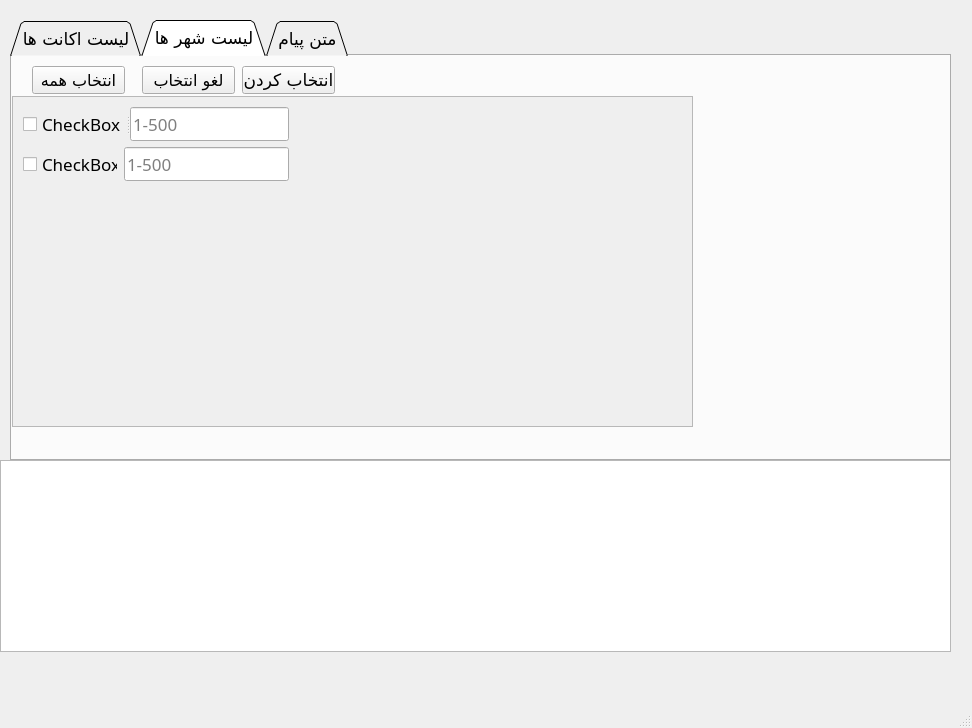
<?xml version="1.0" encoding="UTF-8"?>
<ui version="4.0">
 <class>MainWindow</class>
 <widget class="QMainWindow" name="MainWindow">
  <property name="geometry">
   <rect>
    <x>0</x>
    <y>0</y>
    <width>972</width>
    <height>728</height>
   </rect>
  </property>
  <property name="mouseTracking">
   <bool>false</bool>
  </property>
  <property name="tabletTracking">
   <bool>false</bool>
  </property>
  <property name="windowTitle">
   <string>MainWindow</string>
  </property>
  <widget class="QWidget" name="centralwidget">
   <widget class="QTabWidget" name="lists">
    <property name="geometry">
     <rect>
      <x>10</x>
      <y>20</y>
      <width>941</width>
      <height>441</height>
     </rect>
    </property>
    <property name="font">
     <font>
      <family>Sakkal Majalla</family>
      <pointsize>13</pointsize>
      <weight>50</weight>
      <bold>false</bold>
     </font>
    </property>
    <property name="mouseTracking">
     <bool>false</bool>
    </property>
    <property name="tabletTracking">
     <bool>false</bool>
    </property>
    <property name="acceptDrops">
     <bool>false</bool>
    </property>
    <property name="autoFillBackground">
     <bool>false</bool>
    </property>
    <property name="inputMethodHints">
     <set>Qt::ImhNone</set>
    </property>
    <property name="tabShape">
     <enum>QTabWidget::Triangular</enum>
    </property>
    <property name="currentIndex">
     <number>1</number>
    </property>
    <property name="documentMode">
     <bool>false</bool>
    </property>
    <property name="tabsClosable">
     <bool>false</bool>
    </property>
    <property name="tabBarAutoHide">
     <bool>false</bool>
    </property>
    <widget class="QWidget" name="tab">
     <attribute name="title">
      <string>لیست اکانت ها</string>
     </attribute>
     <widget class="QPushButton" name="pushButton_3">
      <property name="geometry">
       <rect>
        <x>20</x>
        <y>10</y>
        <width>93</width>
        <height>28</height>
       </rect>
      </property>
      <property name="font">
       <font>
        <pointsize>12</pointsize>
        <weight>50</weight>
        <italic>false</italic>
        <bold>false</bold>
        <underline>false</underline>
        <strikeout>false</strikeout>
        <stylestrategy>PreferAntialias</stylestrategy>
        <kerning>true</kerning>
       </font>
      </property>
      <property name="text">
       <string>انتخاب همه</string>
      </property>
      <property name="default">
       <bool>true</bool>
      </property>
     </widget>
     <widget class="QPushButton" name="pushButton_4">
      <property name="geometry">
       <rect>
        <x>130</x>
        <y>10</y>
        <width>93</width>
        <height>28</height>
       </rect>
      </property>
      <property name="font">
       <font>
        <pointsize>12</pointsize>
       </font>
      </property>
      <property name="text">
       <string>لغو انتخاب</string>
      </property>
      <property name="default">
       <bool>true</bool>
      </property>
     </widget>
     <widget class="QScrollArea" name="scrollArea">
      <property name="geometry">
       <rect>
        <x>10</x>
        <y>40</y>
        <width>561</width>
        <height>331</height>
       </rect>
      </property>
      <property name="verticalScrollBarPolicy">
       <enum>Qt::ScrollBarAlwaysOn</enum>
      </property>
      <property name="horizontalScrollBarPolicy">
       <enum>Qt::ScrollBarAsNeeded</enum>
      </property>
      <property name="widgetResizable">
       <bool>true</bool>
      </property>
      <property name="alignment">
       <set>Qt::AlignLeading|Qt::AlignLeft|Qt::AlignVCenter</set>
      </property>
      <widget class="QWidget" name="scrollAreaWidgetContents">
       <property name="geometry">
        <rect>
         <x>0</x>
         <y>0</y>
         <width>538</width>
         <height>329</height>
        </rect>
       </property>
       <widget class="QCheckBox" name="checkBox">
        <property name="geometry">
         <rect>
          <x>10</x>
          <y>10</y>
          <width>311</width>
          <height>20</height>
         </rect>
        </property>
        <property name="font">
         <font>
          <weight>50</weight>
          <bold>false</bold>
         </font>
        </property>
        <property name="text">
         <string>CheckBox</string>
        </property>
       </widget>
       <widget class="QCheckBox" name="checkBox_2">
        <property name="geometry">
         <rect>
          <x>10</x>
          <y>40</y>
          <width>311</width>
          <height>20</height>
         </rect>
        </property>
        <property name="text">
         <string>CheckBox</string>
        </property>
        <property name="checked">
         <bool>true</bool>
        </property>
       </widget>
      </widget>
     </widget>
    </widget>
    <widget class="QWidget" name="ListGroups">
     <attribute name="title">
      <string>لیست شهر ها</string>
     </attribute>
     <widget class="QScrollArea" name="scrollArea_3">
      <property name="geometry">
       <rect>
        <x>0</x>
        <y>40</y>
        <width>681</width>
        <height>331</height>
       </rect>
      </property>
      <property name="widgetResizable">
       <bool>true</bool>
      </property>
      <widget class="QWidget" name="scrollAreaWidgetContents_3">
       <property name="geometry">
        <rect>
         <x>0</x>
         <y>0</y>
         <width>679</width>
         <height>329</height>
        </rect>
       </property>
       <widget class="QLineEdit" name="lineEdit_3">
        <property name="geometry">
         <rect>
          <x>111</x>
          <y>50</y>
          <width>165</width>
          <height>34</height>
         </rect>
        </property>
        <property name="text">
         <string/>
        </property>
        <property name="placeholderText">
         <string>1-500</string>
        </property>
       </widget>
       <widget class="QCheckBox" name="checkBox_4">
        <property name="geometry">
         <rect>
          <x>10</x>
          <y>50</y>
          <width>95</width>
          <height>34</height>
         </rect>
        </property>
        <property name="text">
         <string>CheckBox</string>
        </property>
       </widget>
       <widget class="QSplitter" name="splitter">
        <property name="geometry">
         <rect>
          <x>10</x>
          <y>10</y>
          <width>266</width>
          <height>34</height>
         </rect>
        </property>
        <property name="orientation">
         <enum>Qt::Horizontal</enum>
        </property>
        <widget class="QCheckBox" name="checkBox_3">
         <property name="text">
          <string>CheckBox</string>
         </property>
        </widget>
        <widget class="QLineEdit" name="lineEdit_2">
         <property name="text">
          <string/>
         </property>
         <property name="placeholderText">
          <string>1-500</string>
         </property>
        </widget>
       </widget>
      </widget>
     </widget>
     <widget class="QPushButton" name="pushButton_5">
      <property name="geometry">
       <rect>
        <x>20</x>
        <y>10</y>
        <width>93</width>
        <height>28</height>
       </rect>
      </property>
      <property name="font">
       <font>
        <pointsize>12</pointsize>
        <weight>50</weight>
        <italic>false</italic>
        <bold>false</bold>
        <underline>false</underline>
        <strikeout>false</strikeout>
        <stylestrategy>PreferAntialias</stylestrategy>
        <kerning>true</kerning>
       </font>
      </property>
      <property name="text">
       <string>انتخاب همه</string>
      </property>
     </widget>
     <widget class="QPushButton" name="pushButton_6">
      <property name="geometry">
       <rect>
        <x>130</x>
        <y>10</y>
        <width>93</width>
        <height>28</height>
       </rect>
      </property>
      <property name="font">
       <font>
        <pointsize>12</pointsize>
       </font>
      </property>
      <property name="text">
       <string>لغو انتخاب</string>
      </property>
      <property name="autoDefault">
       <bool>false</bool>
      </property>
      <property name="default">
       <bool>false</bool>
      </property>
      <property name="flat">
       <bool>false</bool>
      </property>
     </widget>
     <widget class="QPushButton" name="pushButton_9">
      <property name="geometry">
       <rect>
        <x>230</x>
        <y>10</y>
        <width>93</width>
        <height>28</height>
       </rect>
      </property>
      <property name="text">
       <string>انتخاب کردن</string>
      </property>
     </widget>
    </widget>
    <widget class="QWidget" name="tab_2">
     <attribute name="title">
      <string>متن پیام</string>
     </attribute>
     <widget class="QPlainTextEdit" name="plainTextEdit">
      <property name="geometry">
       <rect>
        <x>0</x>
        <y>0</y>
        <width>481</width>
        <height>151</height>
       </rect>
      </property>
      <property name="plainText">
       <string>test jhbhuvhuvh</string>
      </property>
     </widget>
     <widget class="QPushButton" name="pushButton">
      <property name="geometry">
       <rect>
        <x>20</x>
        <y>180</y>
        <width>93</width>
        <height>28</height>
       </rect>
      </property>
      <property name="text">
       <string>عکس</string>
      </property>
     </widget>
     <widget class="QTextBrowser" name="textBrowser_2">
      <property name="geometry">
       <rect>
        <x>130</x>
        <y>170</y>
        <width>256</width>
        <height>51</height>
       </rect>
      </property>
      <property name="html">
       <string>&lt;!DOCTYPE HTML PUBLIC &quot;-//W3C//DTD HTML 4.0//EN&quot; &quot;http://www.w3.org/TR/REC-html40/strict.dtd&quot;&gt;
&lt;html&gt;&lt;head&gt;&lt;meta name=&quot;qrichtext&quot; content=&quot;1&quot; /&gt;&lt;style type=&quot;text/css&quot;&gt;
p, li { white-space: pre-wrap; }
&lt;/style&gt;&lt;/head&gt;&lt;body style=&quot; font-family:'Sakkal Majalla'; font-size:13pt; font-weight:400; font-style:normal;&quot;&gt;
&lt;p align=&quot;center&quot; style=&quot;-qt-paragraph-type:empty; margin-top:0px; margin-bottom:0px; margin-left:0px; margin-right:0px; -qt-block-indent:0; text-indent:0px;&quot;&gt;&lt;br /&gt;&lt;/p&gt;&lt;/body&gt;&lt;/html&gt;</string>
      </property>
     </widget>
     <widget class="QPushButton" name="pushButton_2">
      <property name="geometry">
       <rect>
        <x>70</x>
        <y>260</y>
        <width>261</width>
        <height>51</height>
       </rect>
      </property>
      <property name="text">
       <string>شروع ارسال</string>
      </property>
     </widget>
    </widget>
   </widget>
   <widget class="QTextBrowser" name="textBrowser">
    <property name="geometry">
     <rect>
      <x>0</x>
      <y>460</y>
      <width>951</width>
      <height>192</height>
     </rect>
    </property>
    <property name="acceptRichText">
     <bool>true</bool>
    </property>
    <property name="searchPaths">
     <stringlist/>
    </property>
   </widget>
  </widget>
  <widget class="QMenuBar" name="menubar">
   <property name="geometry">
    <rect>
     <x>0</x>
     <y>0</y>
     <width>972</width>
     <height>26</height>
    </rect>
   </property>
  </widget>
  <widget class="QStatusBar" name="statusbar"/>
 </widget>
 <resources/>
 <connections/>
</ui>
